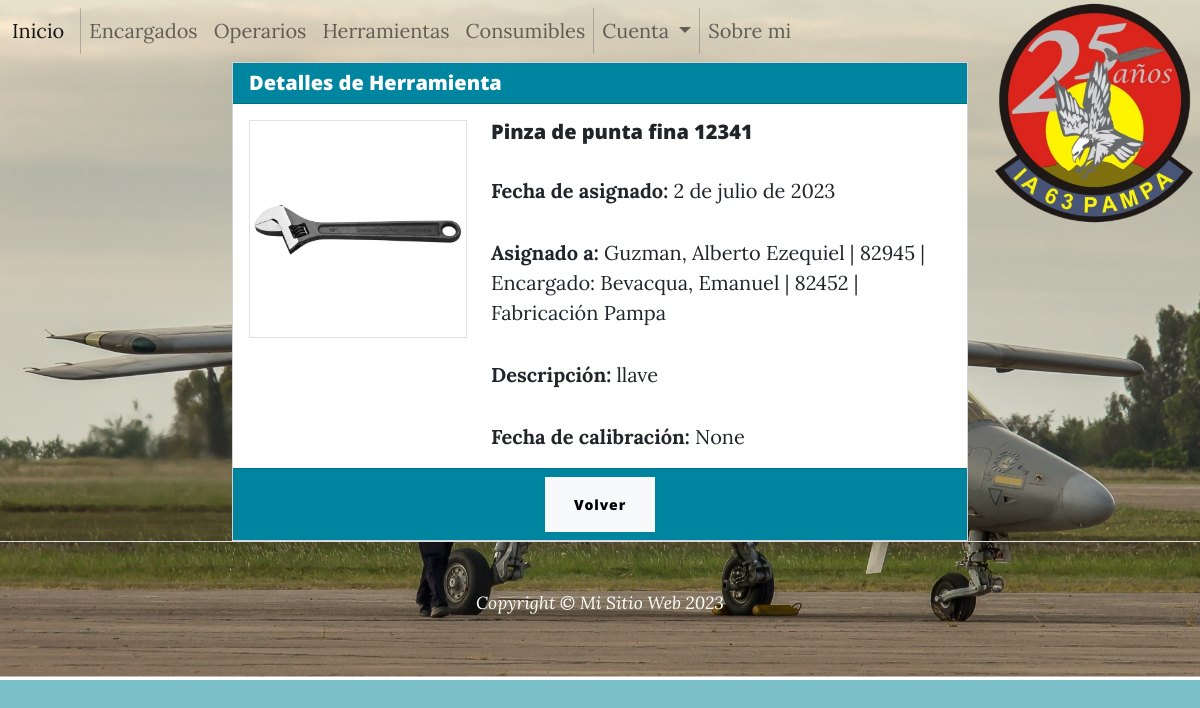
The page /detalle_herramienta/3/ (signed in) on the database its author committed.
### herramienta/models.py (models this page shows, shortened)
class Herramienta(models.Model):
    designacion   = models.CharField(max_length=50, verbose_name='Designación')
    rastreo       = models.IntegerField(help_text='Número de identificación')
    asignado      = models.DateField(auto_now=True, blank=True, null=True, help_text='Formato = mm/dd/aaaa')
    operario      = models.ForeignKey(Operario,blank=True, null=True, on_delete=models.CASCADE, related_name='herramientas')
    descripcion   = models.TextField(verbose_name='Descripción')
    calibracion   = models.DateField(blank=True, null=True, help_text='Fecha de calibración. Formato = dd/mm/aaaa', verbose_name='Calibración')
    imagen = models.ImageField(blank=True, default="herramienta.png", null=True, upload_to="herramientas")

### operario/models.py (models this page shows)
class Operario(models.Model):
    nombre      = models.CharField(max_length=80,blank=True,null=True, default='')
    apellido    = models.CharField(max_length=60)
    legajo      = models.IntegerField()
    encargado   = models.ForeignKey(Encargado, on_delete=models.CASCADE)
    funcion     = models.TextField()
    imagen = models.ImageField(blank=True, default="operario.png", null=True, upload_to="operarios")
    def __str__(self) -> str:
        return self.apellido + ', ' + self.nombre+ ' | ' + str(self.legajo) + ' | Encargado: ' + str(self.encargado)

### encargado/models.py (models this page shows)
class Encargado(models.Model):
    nombre      = models.CharField(max_length=80,blank=True,null=True, default='')
    apellido    = models.CharField(max_length=60)
    legajo      = models.IntegerField()
    sector      = models.CharField(max_length=100)
    funcion     = models.CharField(max_length=100)
    imagen = models.ImageField(blank=True, default="encargado.png", null=True, upload_to="encargados")
    def __str__(self) -> str:
        return self.apellido +', '+ self.nombre + ' | ' + str(self.legajo) + ' | ' + self.sector

### herramienta/views.py (the view)
# urls.py: path('detalle_herramienta/<int:pk>/', views.HerramientaDetailView.as_view(), name="Detalle-Herramienta"),
class HerramientaDetailView(LoginRequiredMixin, DetailView):
    model = Herramienta
    template_name = 'herramienta/detalle_herramienta.html'

### herramienta/templates/herramienta/detalle_herramienta.html (shortened to what this page needs)
{% extends 'base.html' %}
{% load static %}
{% block main %}
    <div class="container">
        <div class="row justify-content-center">
            <div class="col-md-8">
                <div class="card">
                    <div class="card-header bg-primary text-white">
                        <h5 class="mb-0">Detalles de Herramienta</h5>
                    </div>
                    <div class="card-body">
                        {% if herramienta %}
                            <div class="row">
                                <div class="col-md-4">
                                    {% if herramienta.imagen %}
                                        <img src="{{ herramienta.imagen.url }}" alt="" class="img-thumbnail">
                                    {% endif %}
                                </div>
                                <div class="col-md-8">
                                    <h5 class="card-title">{{ herramienta.designacion }} {{ herramienta.rastreo }}</h5>
                                    <p class="card-text"><strong>Fecha de asignado:</strong> {{ herramienta.asignado }}</p>
                                    <p class="card-text"><strong>Asignado a:</strong> {{ herramienta.operario }}</p>
                                    <p class="card-text"><strong>Descripción:</strong> {{ herramienta.descripcion }}</p>
                                    <p class="card-text"><strong>Fecha de calibración:</strong> {{ herramienta.calibracion }}</p>
                                </div>
                            </div>
                        {% else %}
                            <p class="card-text">No se encontraron datos.</p>
                        {% endif %}
                    </div>
                    <div class="card-footer bg-primary text-white text-center">
                        <a href="{% url 'Listado-Herramienta' %}" class="btn btn-light">Volver</a>
                    </div>
                </div>
            </div>
        </div>
    </div>
{% endblock main %}

### rows shown on the page
Herramienta: imagen (picture), designacion "Pinza de punta fina", rastreo "12341", asignado "2 de julio de 2023", operario "Guzman, Alberto Ezequiel | 82945 | Encargado: Bevacqua, Emanuel | 82452 | Fabricación Pampa", descripcion "llave", calibracion "None"
